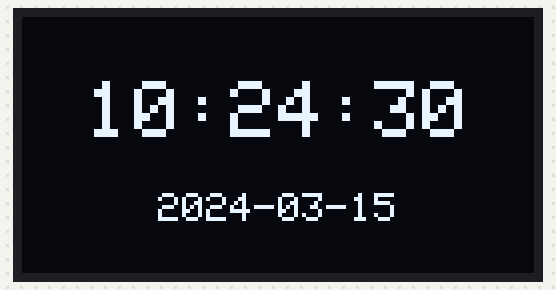
A sketch run on a simulated ESP32. Shown: 128×64 one-colour display. Wiring (inferred from the names in the program): DS1307 clock at I2C address 0x68. The local clock reads 2024-03-15 10:24:30 at power-on unless the sketch sets it; what the sketch prints to the serial monitor is not drawn.

Above: at 0.1 s.
At 4.2 s:
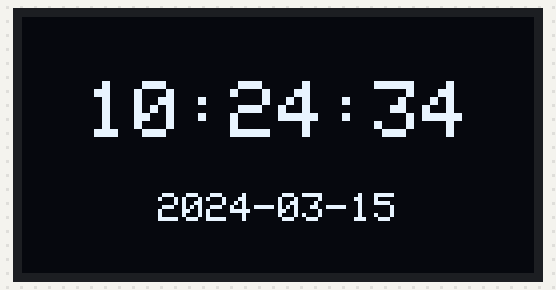
At 9.3 s:
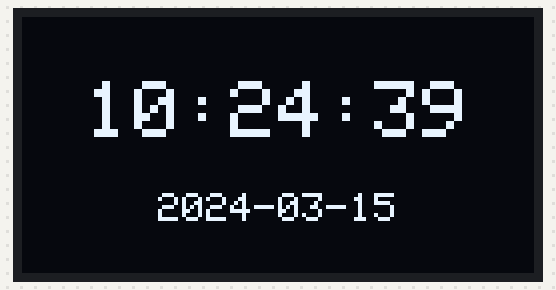
At 18.6 s:
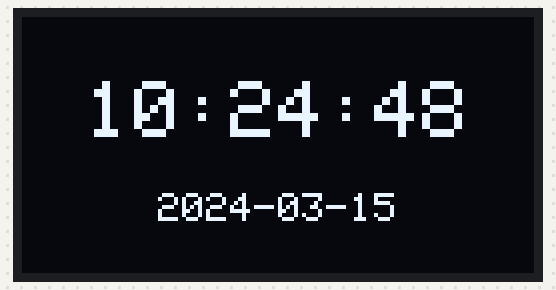
At 27.8 s:
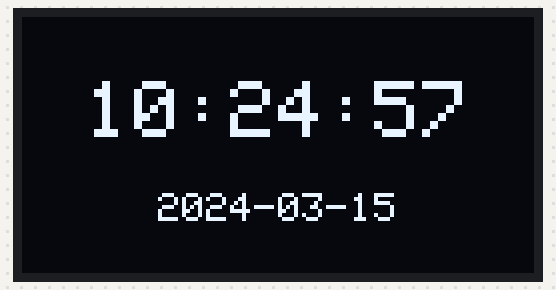
At 38.1 s:
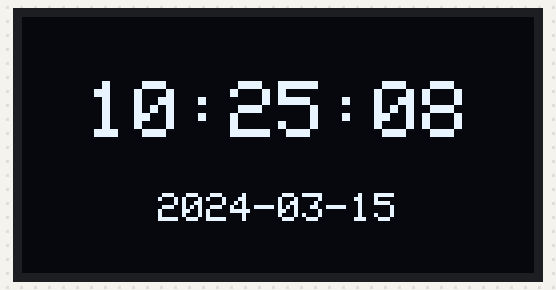

Measured:
- what the display in image 1 shows lasts 1.0 s, from 4.2 s to 5.2 s

The sketch:

oled-clock.ino
```cpp
// oled-clock — tests assert (BT43): the ESP32 version of the OLED clock. A DS1307 at 0x68 and a
// 128x64 SSD1306 at 0x3C on I2C (SDA = GPIO21, SCL = GPIO22); the time large, the date below, and
// "YYYY-MM-DD hh:mm:ss" printed every second (115200 baud). The clock starts at the DS1307 part's
// "start" time (2026-01-01 00:00:00 by default).
#include <Adafruit_GFX.h>
#include <Adafruit_SSD1306.h>
#include <Wire.h>

Adafruit_SSD1306 display(128, 64, &Wire, -1);
const uint8_t RTC = 0x68;

uint8_t fromBcd(uint8_t b) { return (b >> 4) * 10 + (b & 0x0F); }

void setup() {
  Serial.begin(115200);
  Wire.begin(21, 22);
  display.begin(SSD1306_SWITCHCAPVCC, 0x3C);
  display.setTextColor(SSD1306_WHITE);
}

void loop() {
  uint8_t r[7];
  Wire.beginTransmission(RTC);
  Wire.write(0);  // from the seconds register
  Wire.endTransmission();
  Wire.requestFrom(RTC, (uint8_t)7);
  for (uint8_t i = 0; i < 7; i++) r[i] = Wire.read();

  char text[24];
  snprintf(text, sizeof text, "20%02u-%02u-%02u %02u:%02u:%02u", fromBcd(r[6]), fromBcd(r[5] & 0x1F), fromBcd(r[4] & 0x3F),
           fromBcd(r[2] & 0x3F), fromBcd(r[1]), fromBcd(r[0] & 0x7F));
  Serial.println(text);

  display.clearDisplay();
  display.setTextSize(2);
  display.setCursor(16, 16);
  display.print(text + 11);  // hh:mm:ss
  display.setTextSize(1);
  display.setCursor(34, 44);
  text[10] = '\0';
  display.print(text);  // the date
  display.display();
  delay(1000);
}
```
